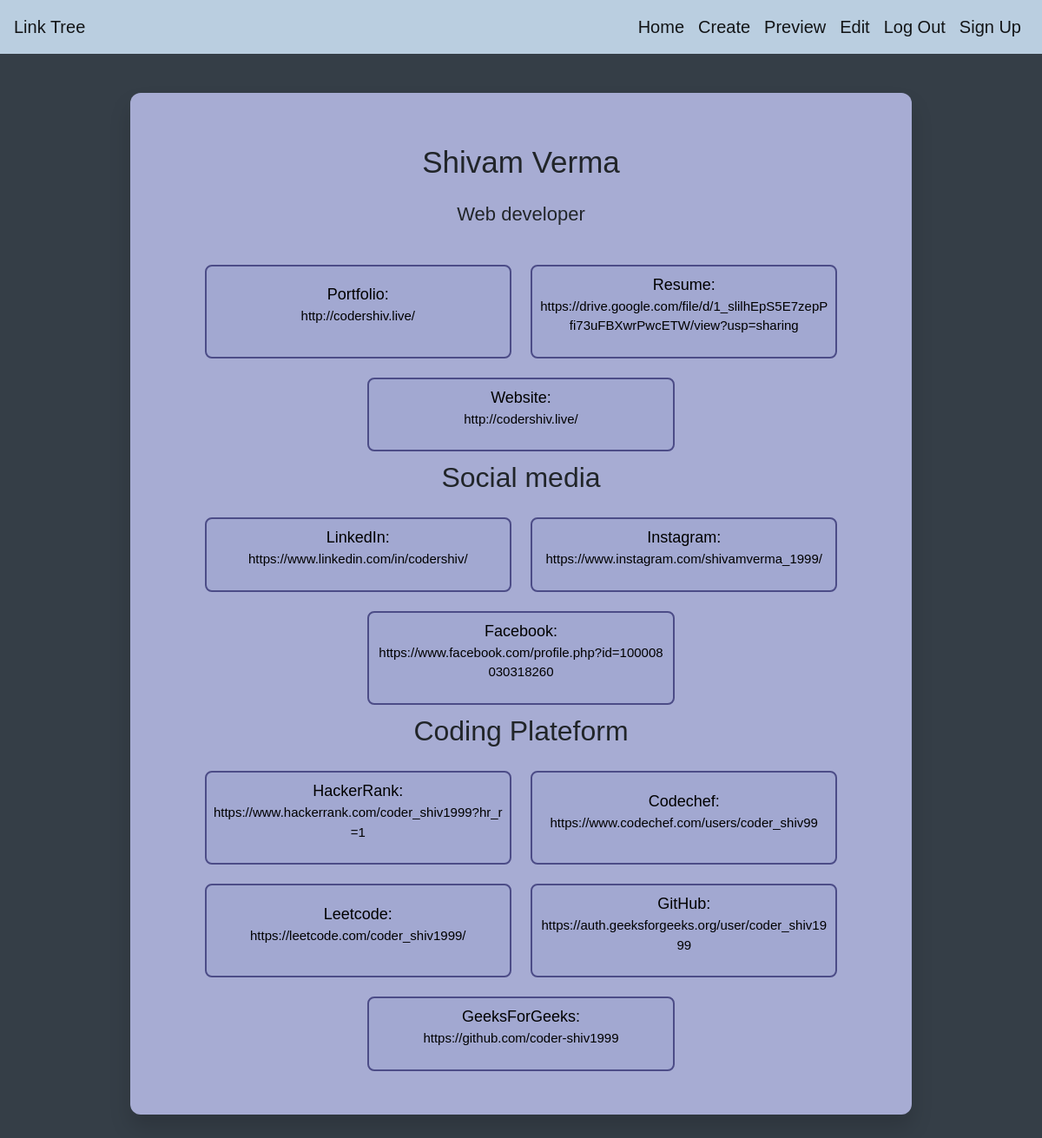
The app's page /priview/ (signed in) with its own data.
### linktreeapp/models.py (models this page shows, shortened)
class Userdetails(models.Model):
    uemail = models.CharField(max_length=100, null=False)
    usname = models.CharField(max_length=100, null=True)
    desg = models.CharField(max_length=100, null=True)
    port = models.CharField(max_length=100)
    res = models.CharField(max_length=100)
    web = models.CharField(max_length=100)
    linked = models.CharField(max_length=100)
    insta = models.CharField(max_length=100)
    fb = models.CharField(max_length=100)
    hack = models.CharField(max_length=100)
    codechef = models.CharField(max_length=100)
    leet = models.CharField(max_length=100)
    gthub = models.CharField(max_length=100)
    gfg = models.CharField(max_length=100)

### linktreeapp/views.py (the view)
# urls.py: path('priview/',views.priviewpage,name='priview'),
def priviewpage(request):
    if request.user.is_anonymous:
        return redirect('/login')
    else:
        username = request.user.username
        emps = Userdetails.objects.all()
        print(username)
        if username:
            emps = emps.filter(uemail=username)
            context = {
                'emps':emps
            }
            return render(request,'priview.html',context)

### templates/priview.html (shortened to what this page needs)
{% load static %}
<!DOCTYPE html>
<html lang="en">
<head>
    <link rel="stylesheet" href="https://cdn.jsdelivr.net/npm/bootstrap@4.4.1/dist/css/bootstrap.min.css"
>
    <link rel="stylesheet" href="{% static 'style.css' %}">
</head>
<body>
    <nav class="navbar navbar-expand-lg navbar-light " style="
    background-color: #bacee0;
">
        <a class="navbar-brand" href="#">Link Tree</a>
        <div class="collapse navbar-collapse" id="navbarSupportedContent">
            <ul class="navbar-nav ml-auto">
                <li class="nav-item active">
                    <a class="nav-link" href="{% url 'home' %}">Home</a>
                </li>
                <li class="nav-item active">
                    <a class="nav-link" href="{% url 'create' %}">Create</a>
                </li>
                <li class="nav-item active">
                    <a class="nav-link" href="{% url 'priview' %}">Preview</a>
                </li>
                <li class="nav-item active">
                    <a class="nav-link" href="{% url 'edit' %}">Edit</a>
                </li>
                {% if request.user.is_authenticated %}
                    <li class="nav-item active">
                        <a class="nav-link" href="{% url 'logout' %}">Log Out</a>
                    </li>
                {% else %}
                    <li class="nav-item active">
                        <a class="nav-link" href="{% url 'login' %}">Login</a>
                    </li>
                {% endif %}
                <li class="nav-item active">
                    <a class="nav-link" href="{% url 'signup' %}">Sign Up</a>
                </li>
            </ul>
        </div>
      </nav>
    <div class="mainbox">
        {% for emp in emps %}
        <div class="innerbox">
            <div class="titlebox">
                <div class="title">
                    <p style="font-size: 35px;">{{emp.usname}}</p>
                    <p style="font-size: 22px;">{{emp.desg}}</p>
                </div>
            </div>
            <div class="contentbox">
                <div class="cardbox">
                    <a href="{{emp.port}}" target="_blank" style="font-size: 18px;">
                        Portfolio:
                        <p style="
                        font-size: 15px;
                        word-break: break-all;">
                            {{emp.port}} </p>
                    </a>
                </div>
                <div class="cardbox">
                    <a href="{{emp.res}}"
                        target="_blank" style="font-size: 18px;">
                        Resume:
                        <p style="
                        font-size: 15px;
                        word-break: break-all;">
                            {{emp.res}} </p>
                    </a>
                </div>
                <div class="cardbox">
                    <a href="{{emp.web}}" target="_blank" style="font-size: 18px;">
                        Website:
                        <p style="
                        font-size: 15px;
                        word-break: break-all;">
                            {{emp.web}} </p>
                    </a>
                </div>
            </div>
            <h2>
                <p style="text-align: center;">Social media</p>
            </h2>
            <div class="contentbox">
                <div class="cardbox">
                    <a href="{{emp.linked}}" target="_blank" style="font-size: 18px;">
                        LinkedIn:
                        <p style="
                        font-size: 15px;
                        word-break: break-all;">
                            {{emp.linked}}  </p>
                    </a>
                </div>
                <div class="cardbox">
                    <a href="{{emp.insta}}"
                        target="_blank" style="font-size: 18px;">
                        Instagram:
                        <p style="
                        font-size: 15px;
                        word-break: break-all;">
                           {{emp.insta}} </p>
                    </a>
                </div>
                <div class="cardbox">
                    <a href="{{emp.fb}}" target="_blank" style="font-size: 18px;">
                        Facebook:
                        <p style="
                        font-size: 15px;
                        word-break: break-all;">
                            {{emp.fb}} </p>
                    </a>
                </div>
            </div>
            <h2>
                <p style="text-align: center;">Coding Plateform</p>
            </h2>
            <div class="contentbox">
                <div class="cardbox">
                    <a href="{{emp.hack}}" target="_blank" style="font-size: 18px;">
                        HackerRank:
                        <p style="
                        font-size: 15px;
                        word-break: break-all;">
                            {{emp.hack}}  </p>
                    </a>
                </div>
                <div class="cardbox">
                    <a href="{{emp.codechef}}"
                        target="_blank" style="font-size: 18px;">
                        Codechef:
                        <p style="
                        font-size: 15px;
                        word-break: break-all;">
                          {{emp.codechef}} </p>
                    </a>
                </div>
                <div class="cardbox">
                    <a href="{{emp.leet}}" target="_blank" style="font-size: 18px;">
                        Leetcode:
                        <p style="
                        font-size: 15px;
                        word-break: break-all;">
                            {{emp.leet}} </p>
                    </a>
                </div>
                <div class="cardbox">
                    <a href="{{emp.gthub}}" target="_blank" style="font-size: 18px;">
                        GitHub:
                        <p style="
                        font-size: 15px;
                        word-break: break-all;">
                            {{emp.gthub}} </p>
                    </a>
                </div>
                <div class="cardbox">
                    <a href="{{emp.gfg}}" target="_blank" style="font-size: 18px;">
                        GeeksForGeeks:
                        <p style="
                        font-size: 15px;
                        word-break: break-all;">
                            {{emp.gfg}} </p>
                    </a>
                </div>
            </div>
            {% endfor %}
    </div>
</body>
</html>

### static/style.css (style rules this page uses)
* { font-family: Poppins, sans-serif; }
a { color: black; font-size: 20px; font-family: Poppins, sans-serif; }
p { font-family: Poppins, sans-serif; }
body { background-color: #353e47; }
.mainbox { display: flex; justify-content: center; }
.innerbox { background-color: #a7acd3; width: 75%; box-shadow: 0 15px 25px rgba(0, 0, 0, .15); border-radius: 12px; margin: 45px 74px; padding: 39px; }
.titlebox { display: flex; flex-direction: column; align-items: center; justify-content: center; }
.title { text-align: center; padding: 15px; }
.contentbox { display: flex; justify-content: center; flex-wrap: wrap; }
.cardbox { border: 2px solid #4c4c87; background-color: #a2a8d1; border-radius: 8px; margin: 11px; padding: 8px; width: 43%; text-align: center; display: flex; align-items: center; flex-direction: column; justify-content: center; }

### records on screen
Userdetails: usname "Shivam Verma", desg "Web developer", port "http://codershiv.live/", res "https://drive.google.com/file/d/1_slilhEpS5E7zepPfi73uFBXwrPwcETW/view?usp=sharing", web "http://codershiv.live/", linked "https://www.linkedin.com/in/codershiv/", insta "https://www.instagram.com/shivamverma_1999/", fb "https://www.facebook.com/profile.php?id=100008030318260", hack "https://www.hackerrank.com/coder_shiv1999?hr_r=1", codechef "https://www.codechef.com/users/coder_shiv99", leet "https://leetcode.com/coder_shiv1999/", gthub "https://auth.geeksforgeeks.org/user/coder_shiv1999", gfg "https://github.com/coder-shiv1999"
